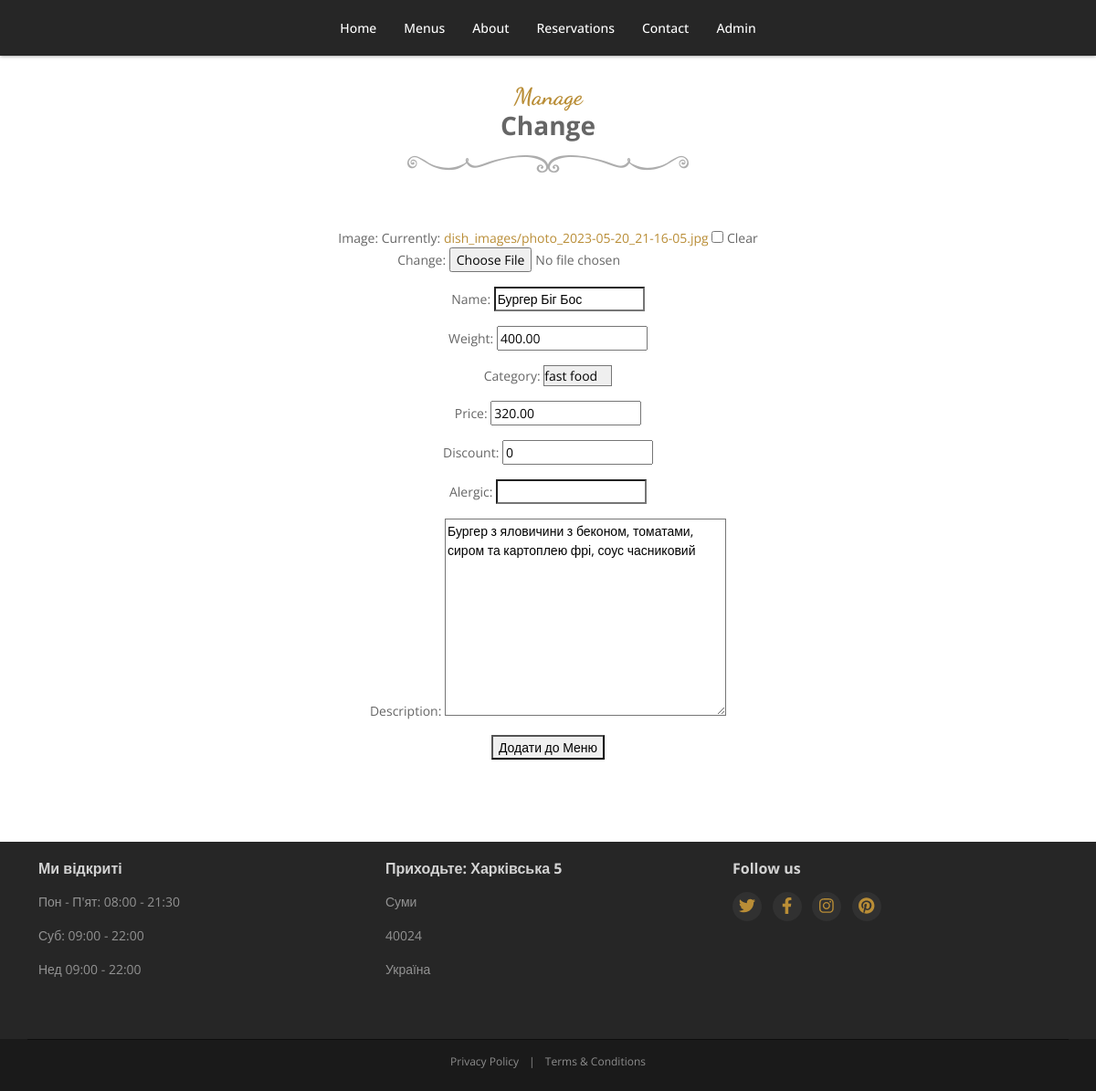
/change/2/, run on the app's committed database.
### Menu/models.py (models this page shows, shortened)
class Dish(models.Model):
    name = models.CharField(max_length=128, blank=True, null=True, default=None)
    image = models.ImageField(upload_to=('dish_images/'),  blank=True, null=True, default=None)
    price = models.DecimalField(max_digits=10, decimal_places=2, default=0)
    weight = models.DecimalField(max_digits=10, decimal_places=2, default=100)
    discount = models.IntegerField(default=0)
    alergic = models.CharField(max_length=128, blank=True, null=True, default=None)
    category = models.ForeignKey(DishCategory, blank=True, null=True, default=None, on_delete=models.SET_DEFAULT)
    description = models.TextField(blank=True, null=True, default=None)
    created = models.DateTimeField(auto_now_add=True, auto_now=False)
    updated = models.DateTimeField(auto_now_add=False, auto_now=True)
    class Meta:
        verbose_name = 'Dish'
        verbose_name_plural = 'Dishes'

class DishCategory(models.Model):
    name = models.CharField(max_length=64, blank=True, null=True, default=None)
    is_active = models.BooleanField(blank=True, default=True)
    def __str__(self):
        return  "%s" % (self.name)
    class Meta:
        verbose_name = 'Category'
        verbose_name_plural = 'Categories'

### Change/views.py (the view)
# urls.py: re_path(r'^change/(?P<dish_id>\w+)/$', views.change, name='change'),
def change(request, dish_id):
    dishes = Dish.objects.get(id=dish_id)
    initial_data = {
        'image': dishes.image,
        'name': dishes.name,
        'category': dishes.category,
        'weight': dishes.weight,
        'price': dishes.price,
        'discount': dishes.discount,
        'alergic': dishes.alergic,
        'description': dishes.description
    }
    form = ChangeForm(initial=initial_data)
    if request.method == 'POST':
        form = ChangeForm(request.POST, request.FILES, instance=dishes)
        if form.is_valid():
            form.save()
    else:
        initial_data = {
            'image': dishes.image,
            'name': dishes.name,
            'category': dishes.category,
            'weight': dishes.weight,
            'price': dishes.price,
            'discount': dishes.discount,
            'alergic': dishes.alergic,
            'description': dishes.description
        }
        form = ChangeForm(instance=dishes, initial=initial_data)
    session_key = request.session.session_key
    if not session_key:
        request.session.cycle_key()
    print(request.session.session_key)
    return render(request, 'Manager_page/Change.html', {'form': form, 'dishes': dishes})

### Change/forms.py
class ChangeForm(forms.ModelForm):
    class Meta:
        model = Dish
        fields = ("image", "name", "weight", "category", "price", "discount", "alergic", "description")

### templates/Manager_page/Change.html (shortened to what this page needs)
{% extends 'base.html' %}
{% load static %}
{% block content %}
<div id="menus" class="menus-section">
    <div class="container text-center">
        <div class="featured">
            <div class="media-wrapper row">
                <h2 class="section-title">
                    <span class="script">Manage</span>
                    <span class="title-text">Change</span>
                    <span class="title-border"></span>
                </h2>
                <form method = "post" enctype="multipart/form-data">
                    {{ form.as_p }}
                    <button type="submit">Додати до Меню</button>
                </form>
            </div>
        </div>
    </div>
</div>
{% endblock %}

### static/css/web.css (style rules this page uses)
html,body { height: 100% }
body { font-family: 'Open Sans', arial, sans-serif; color: #666; font-size: 14px; -webkit-font-smoothing: antialiased; -moz-osx-font-smoothing: grayscale }
p { margin-bottom: 16px; line-height: 1.5 }
a { color: #b98d36; -webkit-transition: all 0.4s ease-in-out; -moz-transition: all 0.4s ease-in-out; -ms-transition: all 0.4s ease-in-out; -o-transition: all 0.4s ease-in-out; text-decoration: none }
.script { font-family: 'Dancing Script', cursive; font-weight: bold }
input[type="text"],input[type="email"],input[type="password"],input[type="submit"],input[type="button"],textarea,select { -moz-appearance: none; appearance: none; -webkit-appearance: none }
.menus-section { padding-top: 90px; padding-bottom: 90px }
.menus-section .section-title { font-size: 28px; font-weight: bold; margin-top: 0; margin-bottom: 45px }
.menus-section .section-title span { display: block }
.menus-section .section-title .script { color: #b98d36; display: block; font-size: 26px }
.menus-section .section-title .title-border { background: url("../images/title-border.png") no-repeat center top; height: 20px; display: block; margin-top: 15px; margin-bottom: 15px }
body { overflow-x: hidden }

### data on the page
Dish: name "Бургер Біг Бос", weight "400.00", category "fast food", price "320.00", discount "0", description "Бургер з яловичини з беконом, томатами, сиром та картоплею фрі, соус часниковий"
